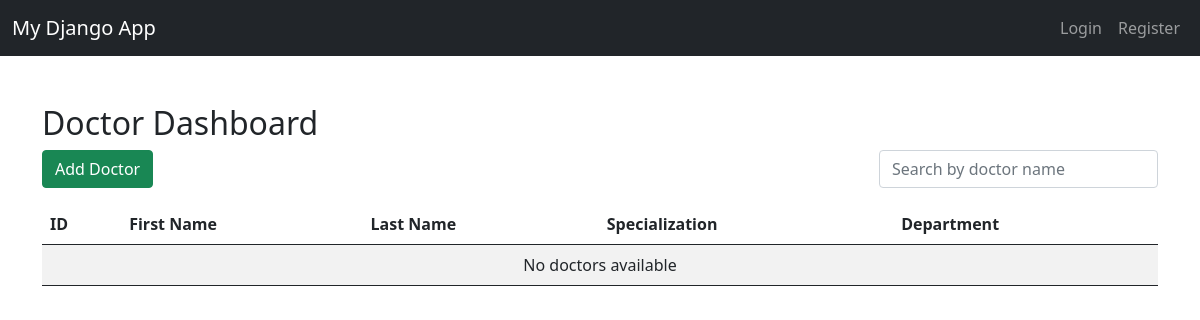
Page /user/doctor/ on the earlier database version.
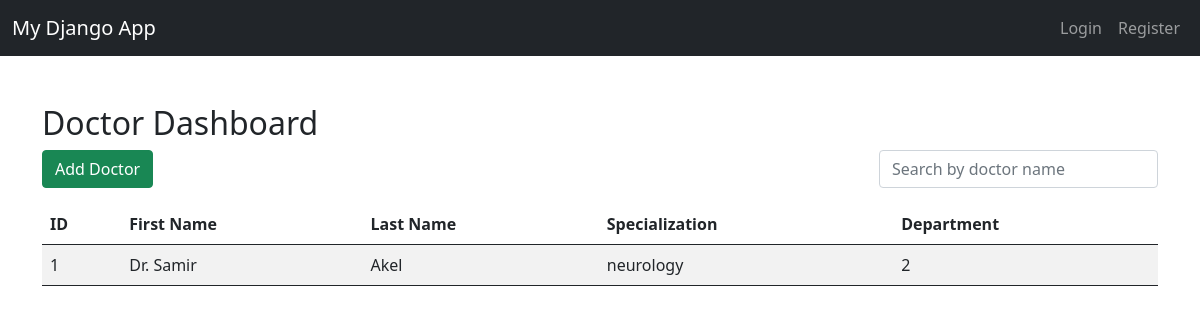
Same page on the later database version.
### user/models.py (models this page shows, shortened)
class Doctor(models.Model):
    firstname = models.CharField(max_length=255)
    lastname = models.CharField(max_length=255)
    specialization = models.CharField(max_length=255)
    department = models.CharField(max_length=255)

### user/views.py (the view)
# urls.py: path('doctor/', doctor_list, name='doctor'),
def doctor_list(request):
    query = request.GET.get('q', '')
    doctors = Doctor.objects.all()
    if query:
        doctors = doctors.filter(
            Q(firstname__icontains=query) |
            Q(lastname__icontains=query)
        )
    doctors = doctors.order_by('firstname')
    return render(request, 'doctor/doctor.html', {'doctors': doctors})

### user/templates/doctor/doctor.html (shortened to what this page needs)
{% extends "base.html" %}
{% block content %}
    <div class="container mt-5">
        <div class="d-flex justify-content-between">
            <h2 class="text-center">Doctor Dashboard</h2>
        </div>
        <div class="d-flex justify-content-between mb-3">
            <a class="btn btn-success" href="{% url 'create-doctor' %}">Add Doctor</a>
            <input type="text" id="search" class="form-control w-25" placeholder="Search by doctor name" value="{{ request.GET.q|default:'' }}">
        </div>
        <table class="table table-striped">
            <thead>
                <tr>
                    <th>ID</th>
                    <th>First Name</th>
                    <th>Last Name</th>
                    <th>Specialization</th>
                    <th>Department</th>
                </tr>
            </thead>
            <tbody id="doctorTable">
                {% for doctor in doctors %}
                <tr>
                    <td>{{ doctor.id }}</td>
                    <td>{{ doctor.firstname }}</td>
                    <td>{{ doctor.lastname }}</td>
                    <td>{{ doctor.specialization }}</td>
                    <td>{{ doctor.department }}</td>
                </tr>
                {% empty %}
                <tr>
                    <td colspan="5" class="text-center">No doctors available</td>
                </tr>
                {% endfor %}
            </tbody>
    </div>
{% endblock %}

Differences in the rows shown:
added Doctor: id "1", firstname "Dr. Samir", lastname "Akel", specialization "neurology", department "2"
Other differences:
text no longer shown: "No doctors available"
